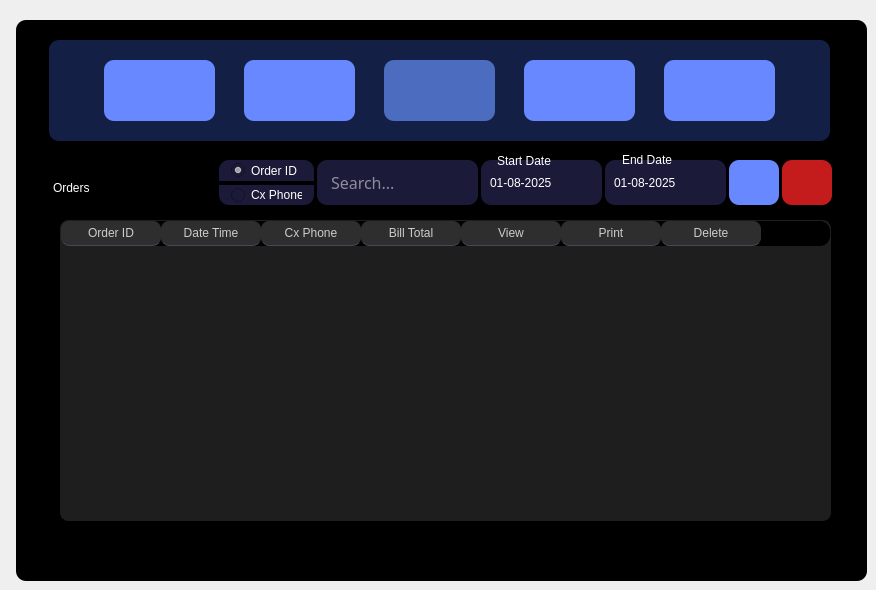
    <widget class="QWidget" name="tab_4">
     <attribute name="title">
      <string>Manage Orders</string>
     </attribute>
     <widget class="QPushButton" name="logout_3">
      <property name="geometry">
       <rect>
        <x>664</x>
        <y>60</y>
        <width>111</width>
        <height>61</height>
       </rect>
      </property>
      <property name="toolTip">
       <string>Logout</string>
      </property>
      <property name="styleSheet">
       <string notr="true">QPushButton {
background-color: #6788FF; /* Background color */
font: 63 11pt &quot;Poppins SemiBold&quot;;
color: white; /* Text color */
outline: 0;
padding: 10px 20px; /* Padding for the button */
border: none; /* Remove default button border */
border-radius: 10px; /* Add some border-radius for a rounded appearance */
}
QPushButton:hover {
cursor: pointer; /* Change cursor to pointer on hover */
background-color: #4c6cbf;
}</string>
      </property>
      <property name="text">
       <string/>
      </property>
      <property name="icon">
       <iconset>
        <normaloff>../images/logout.svg</normaloff>../images/logout.svg</iconset>
      </property>
      <property name="iconSize">
       <size>
        <width>30</width>
        <height>35</height>
       </size>
      </property>
     </widget>
     <widget class="QPushButton" name="navOrderEntryThree">
      <property name="geometry">
       <rect>
        <x>104</x>
        <y>60</y>
        <width>111</width>
        <height>61</height>
       </rect>
      </property>
      <property name="toolTip">
       <string>Order Entry</string>
      </property>
      <property name="toolTipDuration">
       <number>-1</number>
      </property>
      <property name="styleSheet">
       <string notr="true">QPushButton {
background-color: #6788FF; /* Background color */
font: 63 11pt &quot;Poppins SemiBold&quot;;
color: white; /* Text color */
outline: 0;
padding: 10px 20px; /* Padding for the button */
border: none; /* Remove default button border */
border-radius: 10px; /* Add some border-radius for a rounded appearance */
}
QPushButton:hover {
cursor: pointer; /* Change cursor to pointer on hover */
background-color: #4c6cbf;
}</string>
      </property>
      <property name="text">
       <string/>
      </property>
      <property name="icon">
       <iconset>
        <normaloff>../images/shopping.svg</normaloff>../images/shopping.svg</iconset>
      </property>
      <property name="iconSize">
       <size>
        <width>35</width>
        <height>35</height>
       </size>
      </property>
     </widget>
     <widget class="QColumnView" name="columnView_7">
      <property name="geometry">
       <rect>
        <x>16</x>
        <y>20</y>
        <width>851</width>
        <height>561</height>
       </rect>
      </property>
      <property name="styleSheet">
       <string notr="true">background-color:rgb(0, 0, 0);
border-radius: 10px;</string>
      </property>
     </widget>
     <widget class="QColumnView" name="columnView_8">
      <property name="geometry">
       <rect>
        <x>49</x>
        <y>40</y>
        <width>781</width>
        <height>101</height>
       </rect>
      </property>
      <property name="styleSheet">
       <string notr="true">background-color:rgb(20, 31, 69);
border-radius: 10px;</string>
      </property>
     </widget>
     <widget class="QPushButton" name="orders_3">
      <property name="geometry">
       <rect>
        <x>524</x>
        <y>60</y>
        <width>111</width>
        <height>61</height>
       </rect>
      </property>
      <property name="toolTip">
       <string>Orders</string>
      </property>
      <property name="toolTipDuration">
       <number>-1</number>
      </property>
      <property name="styleSheet">
       <string notr="true">QPushButton {
background-color: #6788FF; /* Background color */
font: 63 11pt &quot;Poppins SemiBold&quot;;
color: white; /* Text color */
outline: 0;
padding: 10px 20px; /* Padding for the button */
border: none; /* Remove default button border */
border-radius: 10px; /* Add some border-radius for a rounded appearance */
}
QPushButton:hover {
cursor: pointer; /* Change cursor to pointer on hover */
background-color: #4c6cbf;
}</string>
      </property>
      <property name="text">
       <string/>
      </property>
      <property name="icon">
       <iconset>
        <normaloff>../images/receipt.svg</normaloff>../images/receipt.svg</iconset>
      </property>
      <property name="iconSize">
       <size>
        <width>35</width>
        <height>35</height>
       </size>
      </property>
     </widget>
     <widget class="QPushButton" name="navProdModThree">
      <property name="geometry">
       <rect>
        <x>244</x>
        <y>60</y>
        <width>111</width>
        <height>61</height>
       </rect>
      </property>
      <property name="toolTip">
       <string>Edit Orders</string>
      </property>
      <property name="styleSheet">
       <string notr="true">QPushButton {
background-color: #6788FF; /* Background color */
font: 63 11pt &quot;Poppins SemiBold&quot;;
color: white; /* Text color */
outline: 0;
padding: 10px 20px; /* Padding for the button */
border: none; /* Remove default button border */
border-radius: 10px; /* Add some border-radius for a rounded appearance */
}
QPushButton:hover {
cursor: pointer; /* Change cursor to pointer on hover */
background-color: #4c6cbf;
}</string>
      </property>
      <property name="text">
       <string/>
      </property>
      <property name="icon">
       <iconset>
        <normaloff>../images/shelves.svg</normaloff>../images/shelves.svg</iconset>
      </property>
      <property name="iconSize">
       <size>
        <width>35</width>
        <height>35</height>
       </size>
      </property>
     </widget>
     <widget class="QLabel" name="o_head">
      <property name="geometry">
       <rect>
        <x>53</x>
        <y>167</y>
        <width>141</width>
        <height>41</height>
       </rect>
      </property>
      <property name="styleSheet">
       <string notr="true">background-color:rgba(255, 255, 255, 0);
font: 63 30pt &quot;Poppins SemiBold&quot;;
color: white;</string>
      </property>
      <property name="text">
       <string>Orders</string>
      </property>
     </widget>
     <widget class="QDateEdit" name="ordDateFltrStart">
      <property name="geometry">
       <rect>
        <x>481</x>
        <y>160</y>
        <width>121</width>
        <height>45</height>
       </rect>
      </property>
      <property name="styleSheet">
       <string notr="true">/* Style for QDateEdit */
QDateEdit {
    border-radius: 10px;
    background-color: rgb(27, 26, 56);
    padding-left: 7px;
    color: white;
    font: 10pt &quot;Poppins SemiBold&quot;;
}

/* Style for QDateEdit's drop-down button */
QDateEdit::drop-down {
	border: 10px;
    width: 30px;
    subcontrol-origin: padding;
    subcontrol-position: top right;
    /* border-left: 1px solid white; Optional: add a border to separate the button */
}

QDateEdit::down-arrow {
    image: url(:/svg_icons/caret-down.svg); /* Use your custom icon here */
    width: 15px;
    height: 15px;
}

/* Style for the calendar popup */
QCalendarWidget {
    background-color: rgb(27, 26, 56);
    color: white;
    border-radius: 10px;
    font: 8pt &quot;Poppins&quot;;
}

QCalendarWidget QToolButton {
    background-color: rgb(27, 26, 56);
    color: white;
    border: none;
	padding-right: 15px;
	padding-left: 15px;
    font: 8pt &quot;Poppins&quot;;
}

QCalendarWidget QAbstractItemView:enabled {
    color: white;
    background-color: rgb(27, 26, 56);
    selection-background-color: rgb(40, 39, 74);
    selection-color: white;
    border: none;
}

QCalendarWidget QWidget#qt_calendar_navigationbar {
    background-color: rgb(27, 26, 56);  /* Match your main bg */
    color: white;
}

QCalendarWidget QToolButton#qt_calendar_prevmonth,
QCalendarWidget QToolButton#qt_calendar_nextmonth {
    qproperty-icon: none;  /* Remove default arrows if needed */
    color: white;
    background: transparent;
}

QCalendarWidget QToolButton#qt_calendar_nextmonth {
    image: url(:/svg_icons/square-right.svg);
    width: 15px;
    height: 15px;
}

QCalendarWidget QToolButton#qt_calendar_prevmonth {
    image: url(:/svg_icons/square-left.svg);
    width: 15px;
    height: 15px;
}

QCalendarWidget QMenu {
    background-color: rgb(27, 26, 56);
    color: white;
    border: 1px solid white;
}

/* Weekday names text */
QCalendarWidget QAbstractItemView:disabled {
    color: white;  /* Weekday names color */
    font: 8pt &quot;Poppins SemiBold&quot;;  /* Make slightly bolder than dates */
    background-color: transparent;
}

QCalendarWidget QTableView {
    alternate-background-color: rgb(20, 31, 69); /* Header bg */
}

QCalendarWidget QTableView::item {
    color: white; /* Weekday text color */
    background-color: rgb(20, 31, 69); /* Cell bg */
    font: 8pt &quot;Poppins SemiBold&quot;;
}

QCalendarWidget QToolButton::menu-indicator {
    image: url(:/svg_icons/caret_down.svg);
    width: 12px;
    height: 12px;
    subcontrol-position: right center;
}</string>
      </property>
      <property name="minimumDate">
       <date>
        <year>2025</year>
        <month>8</month>
        <day>1</day>
       </date>
      </property>
      <property name="displayFormat">
       <string>dd-MM-yyyy</string>
      </property>
      <property name="calendarPopup">
       <bool>true</bool>
      </property>
     </widget>
     <widget class="QPushButton" name="add_prod_4">
      <property name="geometry">
       <rect>
        <x>384</x>
        <y>60</y>
        <width>111</width>
        <height>61</height>
       </rect>
      </property>
      <property name="toolTip">
       <string>Logout</string>
      </property>
      <property name="styleSheet">
       <string notr="true">QPushButton {
background-color: #4c6cbf;
font: 63 11pt &quot;Poppins SemiBold&quot;;
color: white;
outline: 0;
padding: 10px 20px;
border: none;
border-radius: 10px;
}
QPushButton:hover {
cursor: pointer;
background-color: #4c6cbf;
}</string>
      </property>
      <property name="text">
       <string/>
      </property>
      <property name="icon">
       <iconset>
        <normaloff>../images/clipboard-list.svg</normaloff>../images/clipboard-list.svg</iconset>
      </property>
      <property name="iconSize">
       <size>
        <width>35</width>
        <height>35</height>
       </size>
      </property>
     </widget>
     <widget class="QLineEdit" name="searchQryInput">
      <property name="geometry">
       <rect>
        <x>317</x>
        <y>160</y>
        <width>161</width>
        <height>45</height>
       </rect>
      </property>
      <property name="font">
       <font>
        <family>Poppins SemiBold</family>
        <pointsize>12</pointsize>
        <weight>50</weight>
        <italic>false</italic>
        <bold>false</bold>
       </font>
      </property>
      <property name="styleSheet">
       <string notr="true">QLineEdit {
	color: white;
	font: 12pt &quot;Poppins SemiBold&quot;;
	border-top-left-radius: 10px;
	border-bottom-left-radius: 10px;
	background-color:rgb(27, 26, 56);
	padding: 7px 12px;
	border-radius: 10px;
}</string>
      </property>
      <property name="text">
       <string/>
      </property>
      <property name="placeholderText">
       <string>Search...</string>
      </property>
     </widget>
     <widget class="QRadioButton" name="searchByOrd">
      <property name="geometry">
       <rect>
        <x>219</x>
        <y>160</y>
        <width>95</width>
        <height>21</height>
       </rect>
      </property>
      <property name="styleSheet">
       <string notr="true">color: white;
font: 8pt &quot;Poppins&quot;;
border-top-right-radius: 10px;
border-top-left-radius: 10px;
background-color:rgb(27, 26, 56);
padding: 4px 12px;</string>
      </property>
      <property name="text">
       <string>Order ID</string>
      </property>
      <property name="checked">
       <bool>true</bool>
      </property>
     </widget>
     <widget class="QRadioButton" name="searchByPhone">
      <property name="geometry">
       <rect>
        <x>219</x>
        <y>185</y>
        <width>95</width>
        <height>20</height>
       </rect>
      </property>
      <property name="styleSheet">
       <string notr="true">color: white;
font: 8pt &quot;Poppins&quot;;
border-bottom-right-radius: 10px;
border-bottom-left-radius: 10px;
background-color:rgb(27, 26, 56);
padding: 4px 12px;</string>
      </property>
      <property name="text">
       <string>Cx Phone</string>
      </property>
     </widget>
     <widget class="QPushButton" name="beginSearchBtn">
      <property name="geometry">
       <rect>
        <x>729</x>
        <y>160</y>
        <width>50</width>
        <height>45</height>
       </rect>
      </property>
      <property name="toolTip">
       <string>Logout</string>
      </property>
      <property name="styleSheet">
       <string notr="true">QPushButton {
background-color: #6788FF;
font: 63 11pt &quot;Poppins SemiBold&quot;;
color: white;
outline: 0;
padding: 10px 20px;
border: none;
border-top-right-radius: 10px;
border-bottom-right-radius: 10px;
border-radius: 10px;
}
QPushButton:hover {
cursor: pointer;
background-color: #4c6cbf;
}</string>
      </property>
      <property name="text">
       <string/>
      </property>
      <property name="icon">
       <iconset>
        <normaloff>../images/magnifier.svg</normaloff>../images/magnifier.svg</iconset>
      </property>
      <property name="iconSize">
       <size>
        <width>20</width>
        <height>35</height>
       </size>
      </property>
     </widget>
     <widget class="QDateEdit" name="ordDateFltrEnd">
      <property name="geometry">
       <rect>
        <x>605</x>
        <y>160</y>
        <width>121</width>
        <height>45</height>
       </rect>
      </property>
      <property name="styleSheet">
       <string notr="true">/* Style for QDateEdit */
QDateEdit {
    border-radius: 10px;
    background-color: rgb(27, 26, 56);
    padding-left: 7px;
    color: white;
    font: 10pt &quot;Poppins SemiBold&quot;;
}

/* Style for QDateEdit's drop-down button */
QDateEdit::drop-down {
	border: 10px;
    width: 30px;
    subcontrol-origin: padding;
    subcontrol-position: top right;
    /* border-left: 1px solid white; Optional: add a border to separate the button */
}

QDateEdit::down-arrow {
    image: url(:/svg_icons/caret-down.svg); /* Use your custom icon here */
    width: 15px;
    height: 15px;
}

/* Style for the calendar popup */
QCalendarWidget {
    background-color: rgb(27, 26, 56);
    color: white;
    border-radius: 10px;
    font: 8pt &quot;Poppins&quot;;
}

QCalendarWidget QToolButton {
    background-color: rgb(27, 26, 56);
    color: white;
    border: none;
	padding-right: 15px;
	padding-left: 15px;
    font: 8pt &quot;Poppins&quot;;
}

QCalendarWidget QAbstractItemView:enabled {
    color: white;
    background-color: rgb(27, 26, 56);
    selection-background-color: rgb(40, 39, 74);
    selection-color: white;
    border: none;
}

QCalendarWidget QWidget#qt_calendar_navigationbar {
    background-color: rgb(27, 26, 56);  /* Match your main bg */
    color: white;
}

QCalendarWidget QToolButton#qt_calendar_prevmonth,
QCalendarWidget QToolButton#qt_calendar_nextmonth {
    qproperty-icon: none;  /* Remove default arrows if needed */
    color: white;
    background: transparent;
}

QCalendarWidget QToolButton#qt_calendar_nextmonth {
    image: url(:/svg_icons/square-right.svg);
    width: 15px;
    height: 15px;
}

QCalendarWidget QToolButton#qt_calendar_prevmonth {
    image: url(:/svg_icons/square-left.svg);
    width: 15px;
    height: 15px;
}

QCalendarWidget QMenu {
    background-color: rgb(27, 26, 56);
    color: white;
    border: 1px solid white;
}

/* Weekday names text */
QCalendarWidget QAbstractItemView:disabled {
    color: white;  /* Weekday names color */
    font: 8pt &quot;Poppins SemiBold&quot;;  /* Make slightly bolder than dates */
    background-color: transparent;
}

QCalendarWidget QTableView {
    alternate-background-color: rgb(20, 31, 69); /* Header bg */
}

QCalendarWidget QTableView::item {
    color: white; /* Weekday text color */
    background-color: rgb(20, 31, 69); /* Cell bg */
    font: 8pt &quot;Poppins SemiBold&quot;;
}

QCalendarWidget QToolButton::menu-indicator {
    image: url(:/svg_icons/caret_down.svg);
    width: 12px;
    height: 12px;
    subcontrol-position: right center;
}</string>
      </property>
      <property name="minimumDate">
       <date>
        <year>2025</year>
        <month>8</month>
        <day>1</day>
       </date>
      </property>
      <property name="displayFormat">
       <string>dd-MM-yyyy</string>
      </property>
      <property name="calendarPopup">
       <bool>true</bool>
      </property>
     </widget>
     <widget class="QLabel" name="manOrdInfoLbl">
      <property name="geometry">
       <rect>
        <x>220</x>
        <y>540</y>
        <width>441</width>
        <height>30</height>
       </rect>
      </property>
      <property name="styleSheet">
       <string notr="true">background-color:rgba(255, 255, 255, 0);
font: 63 11pt &quot;Poppins SemiBold&quot;;
/*color: red;
color: #27e86f;*/</string>
      </property>
      <property name="text">
       <string/>
      </property>
      <property name="alignment">
       <set>Qt::AlignCenter</set>
      </property>
     </widget>
     <widget class="QGroupBox" name="groupBox_3">
      <property name="geometry">
       <rect>
        <x>50</x>
        <y>220</y>
        <width>781</width>
        <height>301</height>
       </rect>
      </property>
      <property name="styleSheet">
       <string notr="true">    border-radius: 10px;
    gridline-color: #E0E0E0; /* Light grid lines */
    color: white; /* Dark text color */
    font: 10pt &quot;Poppins&quot;;
    background-color: rgb(0, 0, 0);</string>
      </property>
      <property name="title">
       <string/>
      </property>
      <widget class="QTableWidget" name="manageOrdTbl">
       <property name="geometry">
        <rect>
         <x>10</x>
         <y>0</y>
         <width>771</width>
         <height>301</height>
        </rect>
       </property>
       <property name="styleSheet">
        <string notr="true">/* QTableWidget Dark Mode - Compact */
QTableWidget {
    border-radius: 8px;
    gridline-color: #44475a; /* Subtle grid lines */
    color: #F8F8F2; /* Light text color */
    font: 9pt &quot;Poppins&quot;; /* Smaller font */
    background-color: #1E1E1E; /* Dark background */
    border: 1px solid #1E1E1E; /* Border blends with background */
}

/* QTableWidget Items */
QTableWidget::item {
    border: none;
    padding: 2px 5px; /* Reduce padding for compact view */
}

/* Header Style - Dark Mode */
QHeaderView::section {
    background-color: #2E2E2E; /* Dark header */
    padding: 3px 6px; /* Smaller padding */
    border: none;
    border-radius: 8px;
    border-bottom: 1px solid #44475a;
    color: #CCCCCC; /* Soft white text */
    font: 9pt &quot;Poppins&quot;;
}

/* Hide Scrollbars for Minimalist Look */
QScrollBar:vertical, QScrollBar:horizontal {
    width: 0px;
    height: 0px;
    background: none;
}

/* QTableWidget Viewport */
QTableView::viewport {
    border-radius: 8px;
    background-color: #1E1E1E;
}

/* Corner Styling for Rounded Look */
QTableView::corner {
    background-color: #1E1E1E;
    border-radius: 8px 0 0 0;
}
</string>
       </property>
       <property name="sortingEnabled">
        <bool>true</bool>
       </property>
       <column>
        <property name="text">
         <string>Order ID</string>
        </property>
       </column>
       <column>
        <property name="text">
         <string>Date Time</string>
        </property>
       </column>
       <column>
        <property name="text">
         <string>Cx Phone</string>
        </property>
       </column>
       <column>
        <property name="text">
         <string>Bill Total</string>
        </property>
       </column>
       <column>
        <property name="text">
         <string>View</string>
        </property>
       </column>
       <column>
        <property name="text">
         <string>Print</string>
        </property>
       </column>
       <column>
        <property name="text">
         <string>Delete</string>
        </property>
       </column>
      </widget>
     </widget>
     <widget class="QLabel" name="label_5">
      <property name="geometry">
       <rect>
        <x>497</x>
        <y>153</y>
        <width>81</width>
        <height>16</height>
       </rect>
      </property>
      <property name="styleSheet">
       <string notr="true">background-color:rgba(255, 255, 255, 0);
font: 8pt &quot;Poppins&quot;;
color: white;</string>
      </property>
      <property name="text">
       <string>Start Date</string>
      </property>
     </widget>
     <widget class="QLabel" name="label_6">
      <property name="geometry">
       <rect>
        <x>622</x>
        <y>152</y>
        <width>61</width>
        <height>16</height>
       </rect>
      </property>
      <property name="styleSheet">
       <string notr="true">background-color:rgba(255, 255, 255, 0);
font: 8pt &quot;Poppins&quot;;
color: white;</string>
      </property>
      <property name="text">
       <string>End Date</string>
      </property>
     </widget>
     <widget class="QPushButton" name="resetSearchBtn">
      <property name="geometry">
       <rect>
        <x>782</x>
        <y>160</y>
        <width>50</width>
        <height>45</height>
       </rect>
      </property>
      <property name="toolTip">
       <string>Logout</string>
      </property>
      <property name="styleSheet">
       <string notr="true">QPushButton {
background-color: #c41c1c; /* Background color */
font: 63 11pt &quot;Poppins SemiBold&quot;;
color: white; /* Text color */
outline: 0;
padding: 20px; /* Padding for the button */
padding-top: 23px;
border: none; /* Remove default button border */
border-radius: 10px; /* Add some border-radius for a rounded appearance */
transition: all 0.3s;
}
QPushButton:hover {
cursor: pointer; /* Change cursor to pointer on hover */
background-color: #a51818;
}</string>
      </property>
      <property name="text">
       <string/>
      </property>
      <property name="icon">
       <iconset>
        <normaloff>../images/filter-circle-xmark.svg</normaloff>../images/filter-circle-xmark.svg</iconset>
      </property>
      <property name="iconSize">
       <size>
        <width>22</width>
        <height>35</height>
       </size>
      </property>
     </widget>
     <zorder>columnView_7</zorder>
     <zorder>columnView_8</zorder>
     <zorder>orders_3</zorder>
     <zorder>navProdModThree</zorder>
     <zorder>logout_3</zorder>
     <zorder>navOrderEntryThree</zorder>
     <zorder>o_head</zorder>
     <zorder>ordDateFltrStart</zorder>
     <zorder>add_prod_4</zorder>
     <zorder>searchQryInput</zorder>
     <zorder>searchByOrd</zorder>
     <zorder>searchByPhone</zorder>
     <zorder>beginSearchBtn</zorder>
     <zorder>ordDateFltrEnd</zorder>
     <zorder>manOrdInfoLbl</zorder>
     <zorder>groupBox_3</zorder>
     <zorder>label_5</zorder>
     <zorder>label_6</zorder>
     <zorder>resetSearchBtn</zorder>
    </widget>
